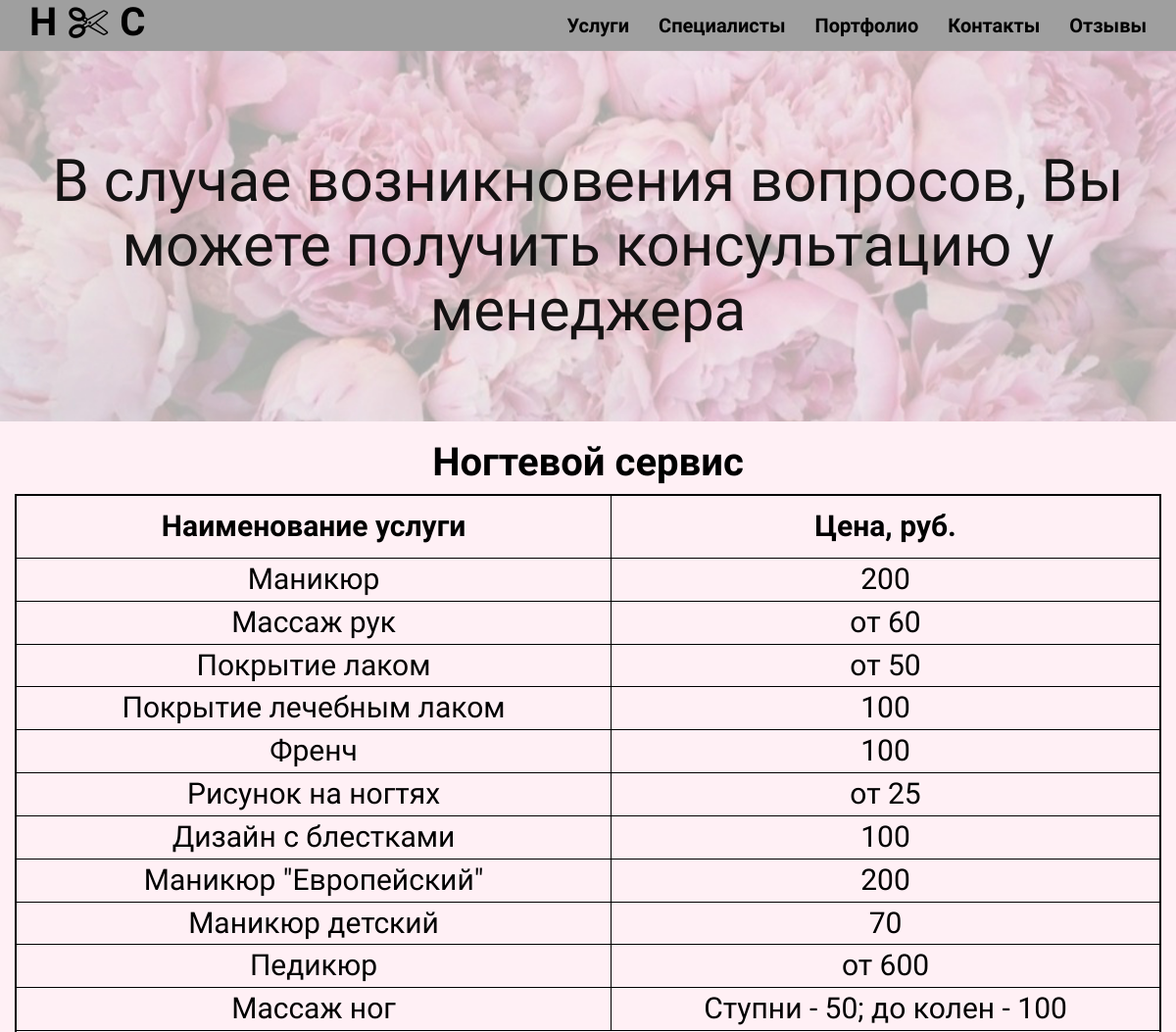
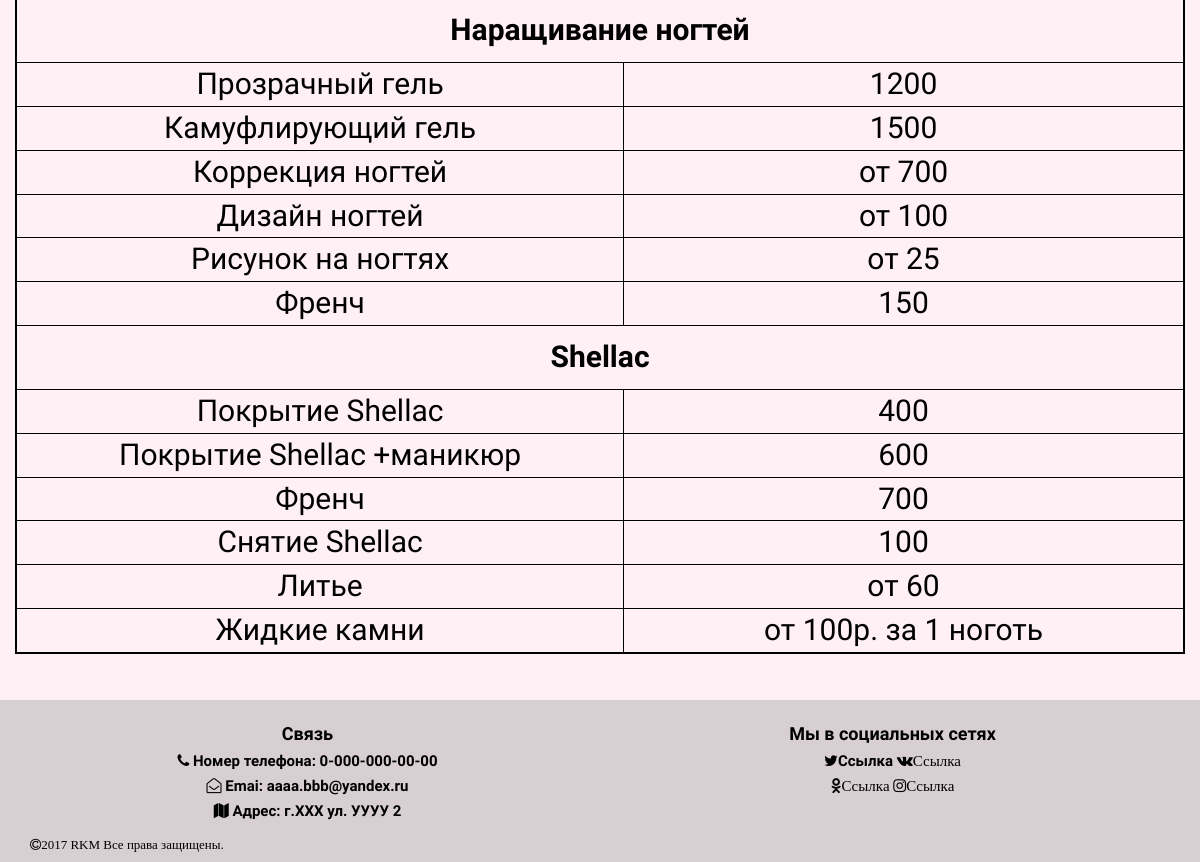
The page /price/nogty/ on the database its author committed (2 pictures, top to bottom).
### price/models.py (models this page shows, shortened)
class Nails(models.Model):
    ycluga = models.CharField(max_length=256, verbose_name='Услуга')
    price = models.CharField(max_length=30, verbose_name='Цена')
    type = models.ForeignKey('Nails_type', blank=True,
null=True, verbose_name='Вид')
    class Meta:
        verbose_name_plural='Ногтевой сервис'

### price/views.py (the view)
def nogty(request):
    nails_3 = Nails.objects.filter(type_id = 3)
    nails_2 = Nails.objects.filter(type_id = 2)
    nails_null = Nails.objects.filter(type_id = 1)
    nails_type = Nails_type.objects.all()
    return render(request, 'price/nogty.html', {'nails_2': nails_2,'nails_3': nails_3, 'nails_null': nails_null,'nails_type': nails_type,})

### templates/price/nogty.html
{% extends 'base/base.html' %}
{% load static %}
{% block content %}
    <div class="container nails">
        <div class="row centered">
            <table align="center" border="2" width="100%" bordercolor=#000000>
                <h1>Ногтевой сервис</h1>
                <tr><th>Наименование услуги</th><th> Цена, руб.</th></tr>
                {% for nails_null in nails_null %}
                    <tr><td>{{ nails_null.ycluga }}</td><td>{{ nails_null.price }}</td></tr>
            {% endfor %}
                <tr><th colspan="2">Наращивание ногтей</th></tr>
                {% for nails_2 in nails_2 %}
                    <tr><td>{{ nails_2.ycluga }}</td><td>{{ nails_2.price }}</td></tr>
                {% endfor %}
                <tr><th colspan="2">Shellac</th></tr>
                {% for nails_3 in nails_3 %}
                    <tr><td>{{ nails_3.ycluga }}</td><td>{{ nails_3.price }}</td></tr>
                {% endfor %}
            </table>
    <br>
    <br>
        </div>
    </div>
{% endblock %}
{% block headtext %} <h3>В случае возникновения вопросов, Вы можете получить консультацию у менеджера</h3>{% endblock %}

### templates/base/base.html (shortened to what this page needs)
{% load static %}
<!DOCTYPE html>
<html>
 <head>
     <link rel="stylesheet" href={% static 'css/bootstrap.css' %}>
     <link rel="stylesheet" href={% static 'css/main.css' %}>
     <link rel="stylesheet" href={% static 'css/price.css' %}>
      <link rel="stylesheet" href={% static 'css/price2.css' %}>
     <link  rel="stylesheet" href= {% static 'css/font-awesome.min.css' %}>
  </head>
 <body>
 <div class="navbar navbar-inverse navbar-fixed-top">
     <div class="container">
                  <div class="navbar-header">
                 <a class="navbar-brand" href="/">H
                 <i class="fa fa-scissors"> </i>
                 C</a>
         </div>
         <div class="navbar-collapse collapse">
             <ul class="nav navbar-nav navbar-right">
                 <li><a href="/price">Услуги</a></li>
                 <li><a href="/master">Специалисты</a></li>
                 <li><a href="/works">Портфолио</a></li>
                 <li><a href="/kontacts">Контакты</a></li>
                 <li><a href="#">Отзывы</a></li>
             </ul>
         </div>
     </div>
 </div>
 <div id="headerzaq">
     <div class="container">
         <div class="row centered">
             <div class="col-lg-12">
             {% block headtext %} {% endblock %}
             </div>
         </div>
     </div>
 </div>
 {% block content %} {% endblock %}
 <div class="myfooter">
    <div class="container">
        <div class="row centered">
            <div class="col-lg-6">
                <h5>Связь</h5>
                <p> <i class="fa fa-phone" aria-hidden="true"></i> Номер телефона: 0-000-000-00-00 </p>
                <p> <i class="fa fa-envelope-open-o"> </i> Emai: aaaa.bbb@yandex.ru </p>
                <p> <i class="fa fa-map"> </i> Адрес: г.ХХХ ул. УУУУ 2 </p>
            </div>
            <div class="col-lg-6">
                <h5>Мы в социальных сетях</h5>
             <p>
                <a class="brand-tw" href="#"> <i class="fa fa-twitter" ></i>Ссылка</a>
                <a class="brand-vk" href="#"><i class="fa fa-vk" href="#">Ссылка</i></a>
             </p>
             <p>
                 <a class="barnd-od" href="#"><i class="fa fa-odnoklassniki" href="#">Ссылка</i></a>
                 <a class="brand-i" href="#"><i class="fa fa-instagram" href="#">Ссылка</i></a>
             </p>
            </div>
        </div>
    </div>
    <div class="copir">
    <div class="container">
        <div class="col-lg-12">
             <h6><i class="fa fa-copyright">2017 RKM Все права защищены.</i></h6>
        </div>
    </div>
    </div>
</div>
  </body>
</html>

### static/css/main.css (style rules this page uses)
body { background-color: lavenderblush; font-weight: 800; font-size: 16px; color: black; margin: 0; }
h1,h2,h3,h4,h5,h6 { font-family: 'Indie Flower', cursive;; font-weight: 300; color: black; font-size: 15px; }
.centered { text-align: center; }
.navbar-inverse { background: rgb(159, 159, 159); border: 0; }
.navbar-inverse .navbar-nav >li> a { font-weight:800; font-size: 20px; color: black; padding-top: 16px; padding-bottom: 16px; font-family: 'Bad Script', cursive; }
.navbar-inverse .navbar-brand { font-size: 40px; font-weight: bolder; padding-top: 2px; padding-bottom: 16px; font-family: 'Indie Flower', cursive; color: black; letter-spacing: 1px; }
#headerzaq { background: url(../img/zq.jpg) no-repeat center top; margin-top:52px; padding-top: 80px; padding-bottom: 70px; text-align: center; background-attachment: inherit; background-position: center center; width: 100%; background-size: 100%; }
.myfooter { padding-top: 15px; padding-bottom: 0px; background: rgba(159, 159, 159, 0.4); }
.myfooter h5 { color: black; font-weight:600; font-size: 18px; font-family: 'Bad Script', cursive; line-height: 1; }
.myfooter p { color: black; font-size: 15px; font-family: 'Poiret One', cursive; font-weight: 600; line-height: 0.1; }
.myfooter a { color: black; }
.myfooter h6 { padding-right: 80%; font-size: 13px; font-weight: 800; }
.myfooter .copir .container { margin: 0; }

### static/css/price.css (style rules this page uses)
* { box-sizing: border-box; }

### static/css/price2.css (style rules this page uses)
.nails h1 { font-family: 'Forum', cursive; font-weight: 800; color: black; font-size: 40px; }
.nails th { text-align: center; font-family: "Forum",cursive; font-weight: 600; font-size: 30px; padding-bottom: 10px; padding-top: 10px; }
.nails td { font-family: 'Forum', cursive; font-weight: 500; color: black; font-size: 30px; }
h3 { font-family:'Marck Script', cursive; font-weight: 400; color: rgba(0, 0, 0, 0.91); font-size: 60px; }

### rows shown on the page
Nails: ycluga "Маникюр", price "200"
Nails: ycluga "Массаж рук", price "от 60"
Nails: ycluga "Покрытие лаком", price "от 50"
Nails: ycluga "Покрытие лечебным лаком", price "100"
Nails: ycluga "Френч", price "100"
Nails: ycluga "Рисунок на ногтях", price "от 25"
Nails: ycluga "Дизайн с блестками", price "100"
Nails: ycluga "Маникюр \"Европейский\"", price "200"
Nails: ycluga "Маникюр детский", price "70"
Nails: ycluga "Педикюр", price "от 600"
Nails: ycluga "Массаж ног", price "Ступни - 50; до колен - 100"
Nails: ycluga "Прозрачный гель", price "1200"
Nails: ycluga "Камуфлирующий гель", price "1500"
Nails: ycluga "Коррекция ногтей", price "от 700"
Nails: ycluga "Дизайн ногтей", price "от 100"
Nails: ycluga "Рисунок на ногтях", price "от 25"
Nails: ycluga "Френч", price "150"
Nails: ycluga "Покрытие Shellac", price "400"
Nails: ycluga "Покрытие Shellac +маникюр", price "600"
Nails: ycluga "Френч", price "700"
Nails: ycluga "Снятие Shellac", price "100"
Nails: ycluga "Литье", price "от 60"
Nails: ycluga "Жидкие камни", price "от 100р. за 1 ноготь"
